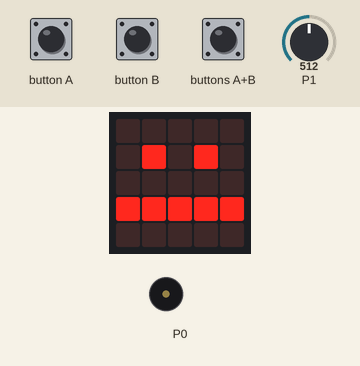
The program below on a simulated BBC micro:bit (MakeCode). Parts: the board's 5×5 LED display, buzzer (waves = sounding). The inputs (shaded band) are chosen by the test bench; at power-on: P1 = 512 (analog values on the 0–1023 scale). The 48×5 strip is a reading aid, not a part: it shows the text the display is scrolling, unrolled, one strip-width of it at a time.

Above: at 6.6 s.
6.7 s: P1 set to 582
9.5 s: P1 set to 615
At 11.8 s:
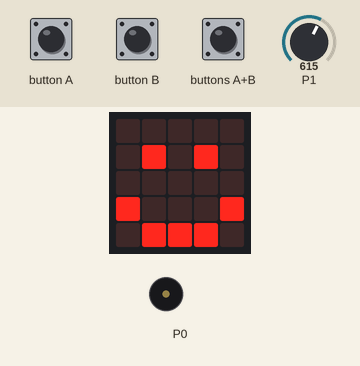
12.7 s: P1 set to 290
At 14.8 s:
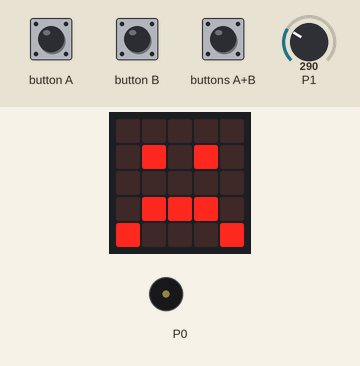
15.6 s: button A pressed for 0.15 s
At 15.93 s:
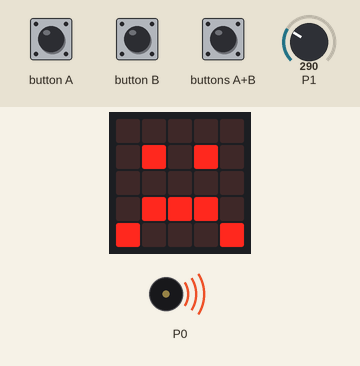
16.3 s: buttons A+B pressed for 0.15 s
Timing chart, 0 to 19.6 s (numbered marks = the images above; inputs shaded):
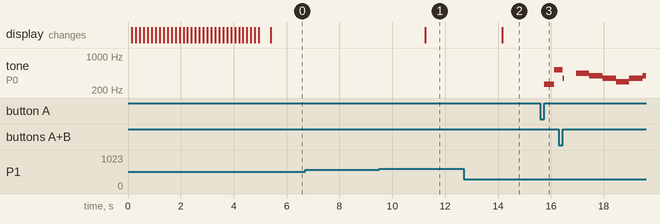

The program:

main.ts
```typescript
input.onButtonPressed(Button.A, function () {
    if (moisture <= 300) {
        music.play(music.stringPlayable("C C5 D B C C5 D B ", 160), music.PlaybackMode.UntilDone)
    } else if (moisture <= 600) {
        music.play(music.stringPlayable("F A G F G A F G ", 120), music.PlaybackMode.UntilDone)
    } else {
        music.play(music.stringPlayable("B F D F D C5 D A ", 114), music.PlaybackMode.UntilDone)
    }
})
input.onButtonPressed(Button.AB, function () {
    music.play(music.stringPlayable("F A G F D F G A ", 120), music.PlaybackMode.UntilDone)
})
input.onButtonPressed(Button.B, function () {
    music.play(music.stringPlayable("- G A G D E G - ", 120), music.PlaybackMode.UntilDone)
})
let moisture = 0
basic.showString("MEDIA")
basic.forever(function () {
    moisture = pins.analogReadPin(AnalogReadWritePin.P1)
    if (moisture <= 300) {
        basic.showLeds(`
            . . . . .
            . # . # .
            . . . . .
            . # # # .
            # . . . #
            `)
    } else {
        if (moisture <= 600) {
            basic.showLeds(`
                . . . . .
                . # . # .
                . . . . .
                # # # # #
                . . . . .
                `)
        } else {
            basic.showLeds(`
                . . . . .
                . # . # .
                . . . . .
                # . . . #
                . # # # .
                `)
        }
        basic.pause(2500)
    }
})
```

test.ts
```typescript
// tests go here; this will not be compiled when this package is used as an extension.
```

Measured:
- the behaviour switches between 600 and 601 on P1 (found by bisection; images 0 and 1)
- after the input at 6.7 s, every drawn part: stays the same
- after the input at 9.5 s, the display: changes after 1.7 s (image 1)
- after the input at 12.7 s, the display: changes after 1.5 s (image 2)
- after the input at 15.6 s, tone on P0: silent → 262 Hz after 0.15 s, → 523 Hz 0.38 s later
